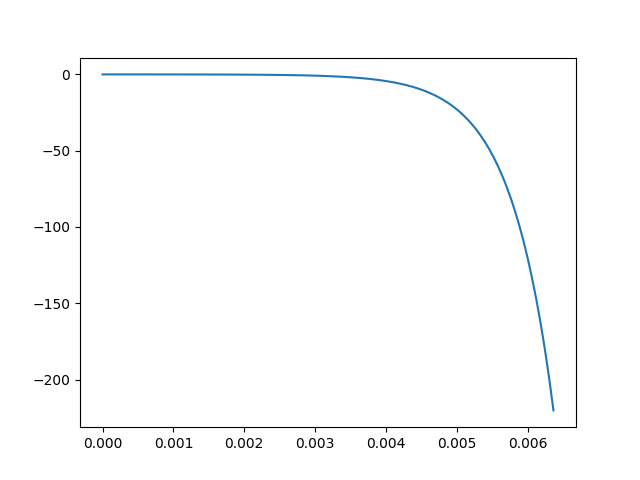

The Python source for this figure:
import numpy as np
import matplotlib.pylab as plt




data=np.loadtxt('ejercicio28.dat')
x=data[:,1]
y=data[:,2]

plt.plot(x,y)
plt.savefig('ejercicio28.png')
 